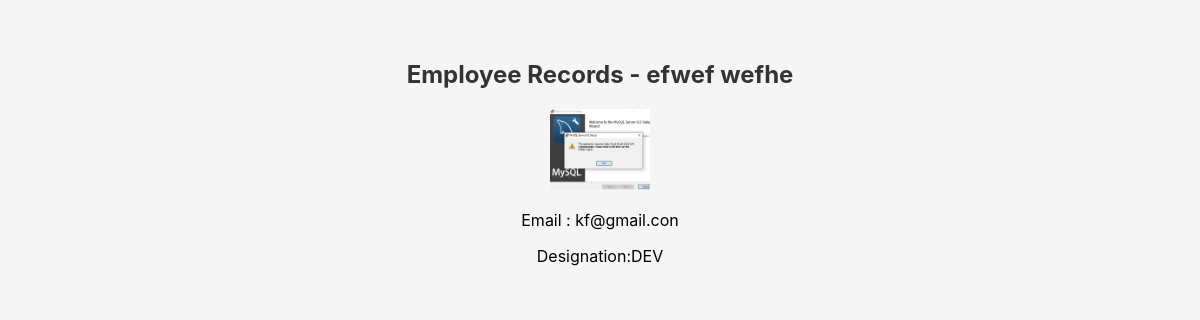
The page /employee/8/ on the database its author committed.
### employees/models.py (models this page shows, shortened)
class Employee(models.Model):
    first_name = models.CharField(max_length=50)
    last_name = models.CharField(max_length=50)
    email = models.EmailField(unique=True)
    designation = models.CharField()
    image = models.ImageField(upload_to='emp_images',default="default.jpg")
    salary = models.IntegerField()
    joining_date = models.DateField()
    is_active = models.BooleanField(default=True)
    Department = models.ForeignKey(Department,on_delete=models.SET_NULL,blank=True,null=True)
    manager = models.ForeignKey("self", on_delete=models.SET_NULL,blank=True,null=True)
    def full_name(self):
        return f"{self.first_name} {self.last_name} "

### employees/views.py (the view)
# urls.py: path('<int:id>/',views.employee_detail, name ='employee_detail' ),
def employee_detail(request,id):
    employee = get_object_or_404(Employee,id =id)
    context = {
        'employee' :  employee
    }
    return render(request, 'employee_detail.html',context)

### templates/employee_detail.html (shortened to what this page needs)
{%  load static %}
<!DOCTYPE html>
<html lang="en">
<head>
    <link rel="stylesheet" href="{% static 'css/style.css' %}">
    <link rel="stylesheet" href="https://cdnjs.cloudflare.com/ajax/libs/font-awesome/4.7.0/css/font-awesome.min.css">
</head>
<body>
    <h2>Employee Records - {{ employee.full_name}} </h2>
    <img src="{{ employee.image.url}}" alt="{{ employee.first_name }} Image" width="100">
    <p>Email : {{employee.email}}</p>
    <p>Designation:{{employee.designation}}</p>
</body>
</html>

### employees_main/static/css/style.css (style rules this page uses)
body { font-family: "Inter", sans-serif; background: #f5f5f5; margin: 0; padding: 40px; text-align: center; }
h2 { margin-bottom: 20px; color: #333; }

### rows shown on the page
Employee: full_name "efwef wefhe", image (picture), email "kf@gmail.con", designation "DEV"
